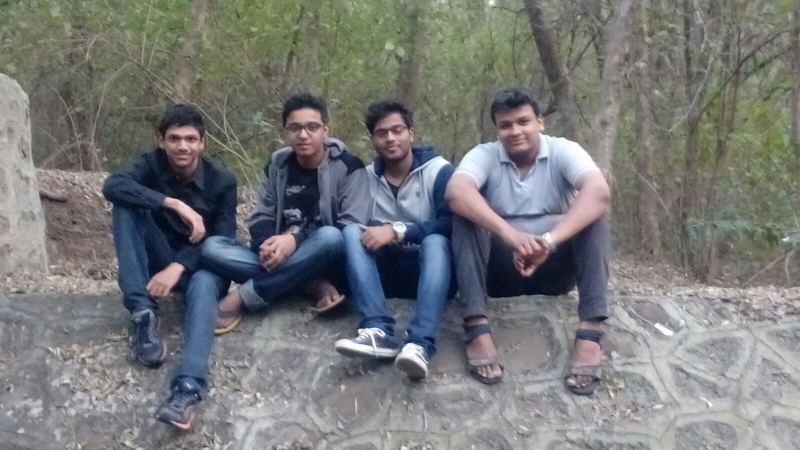
#> input picture Face-Detect/images/IMG-20151220-WA0008.jpg, 1600 x 900 px (shown at 1/2 size); its folder holds only this picture in this run
$ python detect_face.py
#> lines starting #> are read from the running program, lines starting #| are printed output that depends on the picture; after the words box and inside, x2 and y2 are one past the last pixel; in counts of white or black regions, pixels touching at a corner belong together
from random import randint
import cv2
import glob
import os

CASCADE = "Face_cascade.xml"
FACE_CASCADE = cv2.CascadeClassifier(CASCADE)


def detect_faces(image_path):
#> called with image_path = './images/IMG-20151220-WA0008.jpg'
    image = cv2.imread(image_path)
#> image is the input picture: shape (900, 1600, 3); mean B, G, R 120.1, 120, 118.5
    image_grey = cv2.cvtColor(image, cv2.COLOR_BGR2GRAY)
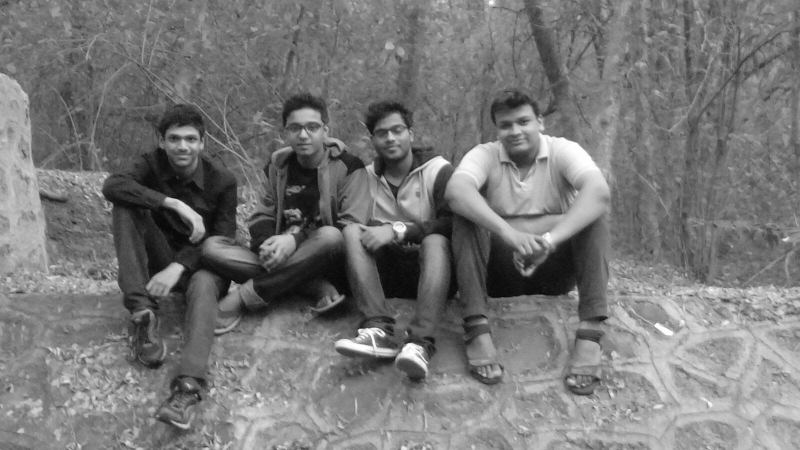
#> image_grey: shape (900, 1600) (shown at 1/2 size); min 2, max 255, mean 119.5

    faces = FACE_CASCADE.detectMultiScale(image_grey, scaleFactor=1.14, minNeighbors=5, minSize=(25, 25), flags=0)
#> faces = [[1064, 848, 44, 44], [906, 207, 65, 65], [560, 219, 96, 96], [736, 230, 90, 90], [321, 245, 89, 89], [983, 211, 95, 95]]

    for x, y, w, h in faces:
        sub_img = image[y - 10:y + h + 10, x - 10:x + w + 10]
        os.chdir("Extracted")
        cv2.imwrite(str(randint(0, 10000)) + ".jpg", sub_img)
        os.chdir("../")
        cv2.rectangle(image, (x, y), (x + w, y + h), (255, 255, 0), 2)

        cv2.namedWindow('image', cv2.WINDOW_NORMAL)
        cv2.resizeWindow('image', 600, 600)
        cv2.imshow('image',image)
#> this loop made 6 passes
#> pass 1, in detect_faces, `sub_img = image[y - 10:y + h + 10, x - 10:x + w + 10]`:
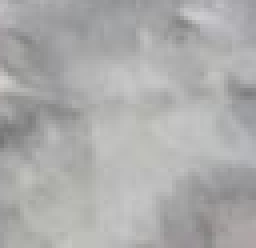
#> sub_img: shape (62, 64, 3) (shown 4 times larger); mean B, G, R 171.4, 171.8, 171.9
#> pass 2, in detect_faces, `sub_img = image[y - 10:y + h + 10, x - 10:x + w + 10]`:
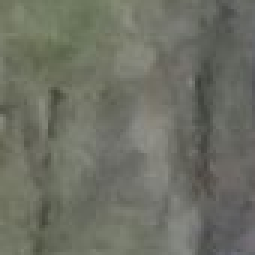
#> sub_img: shape (85, 85, 3) (shown 3 times larger); mean B, G, R 100.1, 111.4, 109.1
#> pass 2, in detect_faces, `cv2.imshow('image',image)`:
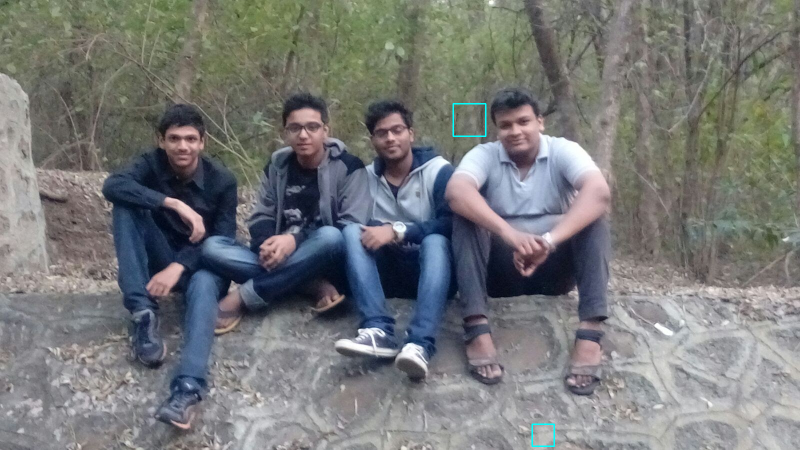
#> window 'image': shape (900, 1600, 3) (shown at 1/2 size); mean B, G, R 120.2, 120.1, 118.4
#> after the loop:
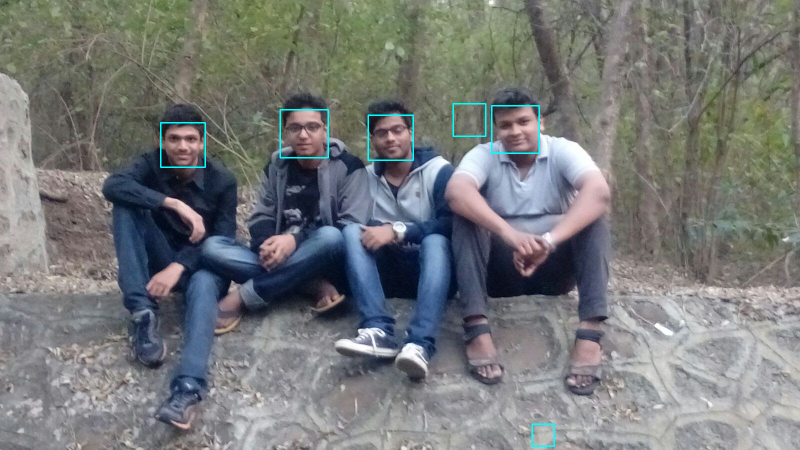
#> image: shape (900, 1600, 3) (shown at 1/2 size); 0.4% of pixels changed, all inside (x1, y1, x2, y2) = (320, 206, 1110, 894)
    if (cv2.waitKey(0) & 0xFF == ord('q')) or (cv2.waitKey(0) & 0xFF == ord('Q')):
#> (key q is pressed here)
        cv2.destroyAllWindows()


all_images = glob.glob("./images/*.jpg")

for image in all_images:
    detect_faces(image)

$ run again, on Face-Detect/images/IMG-20161010-WA0007.jpg
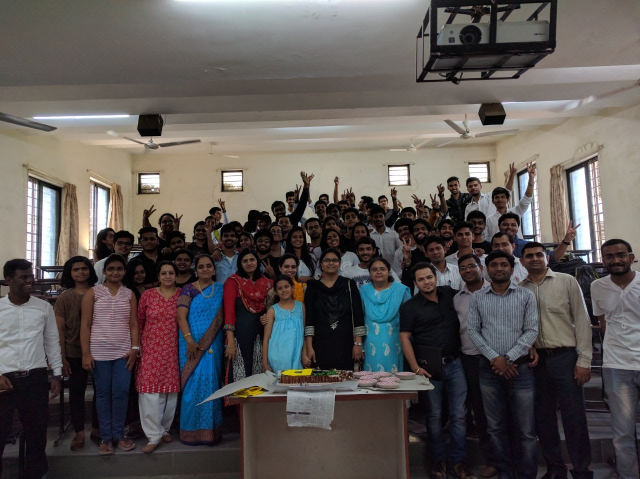
#> input picture Face-Detect/images/IMG-20161010-WA0007.jpg, 1280 x 957 px (shown at 1/2 size)
#> in detect_faces, image is the input picture: shape (957, 1280, 3); mean B, G, R 85.2, 87.1, 92.6
#> in detect_faces, `image_grey = cv2.cvtColor(image, cv2.COLOR_BGR2GRAY)`:
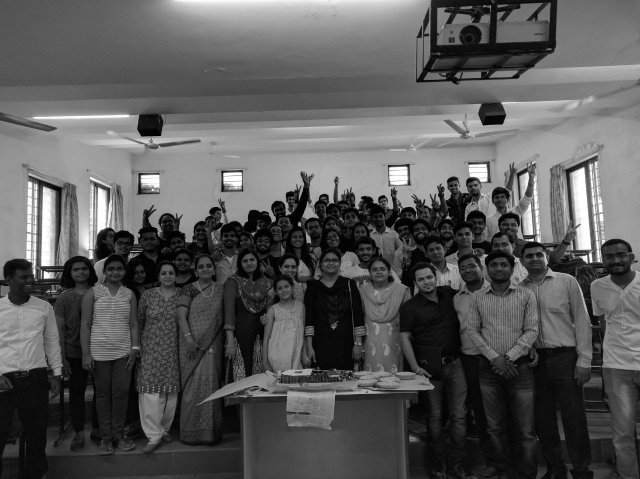
#> image_grey: shape (957, 1280) (shown at 1/2 size); min 0, max 255, mean 88.5
#> faces = 27 rows, first 6: [932, 360, 28, 28], [984, 382, 32, 32], [611, 442, 33, 33], [879, 444, 31, 31], [537, 450, 30, 30], [705, 451, 32, 32]
#> the loop in detect_faces, `for x, y, w, h in faces:` made 27 passes
#> after the loop in detect_faces, `for x, y, w, h in faces:`:
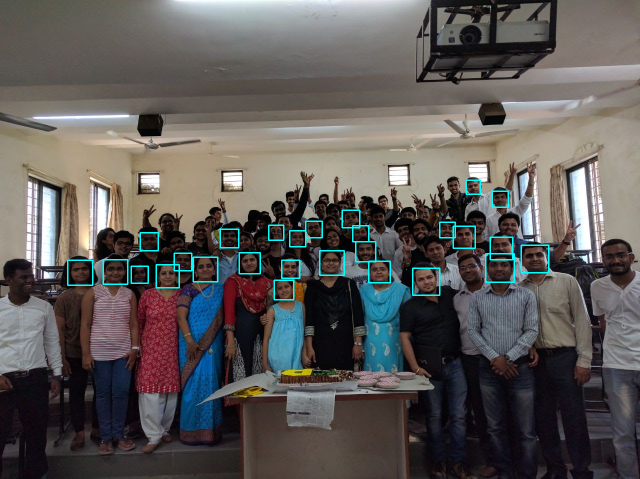
#> image: shape (957, 1280, 3) (shown at 1/2 size); 1.04% of pixels changed, all inside (x1, y1, x2, y2) = (134, 359, 1099, 601)

$ run again, on Face-Detect/images/IMG-20161010-WA0009.jpg
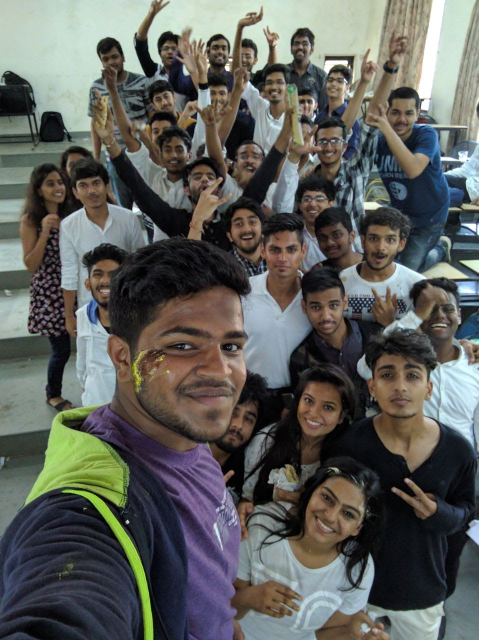
#> input picture Face-Detect/images/IMG-20161010-WA0009.jpg, 957 x 1280 px (shown at 1/2 size)
#> in detect_faces, image is the input picture: shape (1280, 957, 3); mean B, G, R 91.4, 95.8, 94.5
#> faces = 19 rows, first 6: [577, 68, 50, 50], [314, 78, 50, 50], [413, 76, 52, 52], [412, 168, 50, 50], [81, 343, 62, 62], [520, 144, 56, 56]
#> the loop in detect_faces, `for x, y, w, h in faces:` made 19 passes
#> pass 1, in detect_faces, `sub_img = image[y - 10:y + h + 10, x - 10:x + w + 10]`:
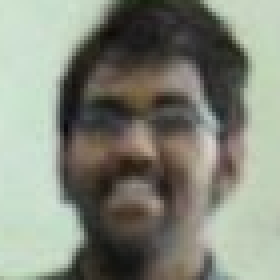
#> sub_img: shape (70, 70, 3) (shown 4 times larger); mean B, G, R 123.3, 135.8, 131.9
#> after the loop in detect_faces, `for x, y, w, h in faces:`:
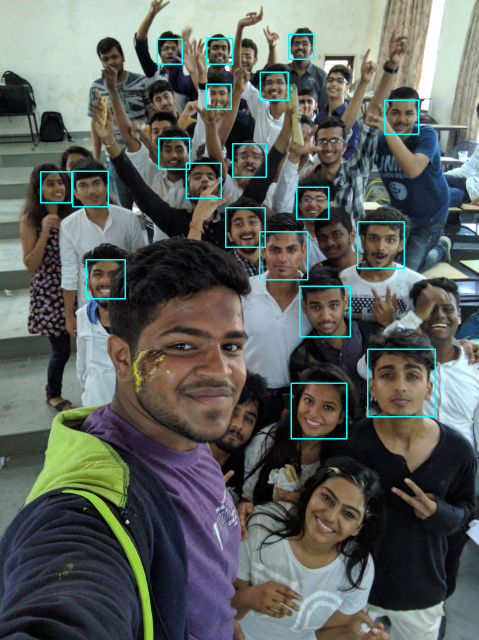
#> image: shape (1280, 957, 3) (shown at 1/2 size); 1.37% of pixels changed, all inside (x1, y1, x2, y2) = (80, 67, 872, 879)

$ run again, on Face-Detect/images/IMG-20151225-WA0015.jpg
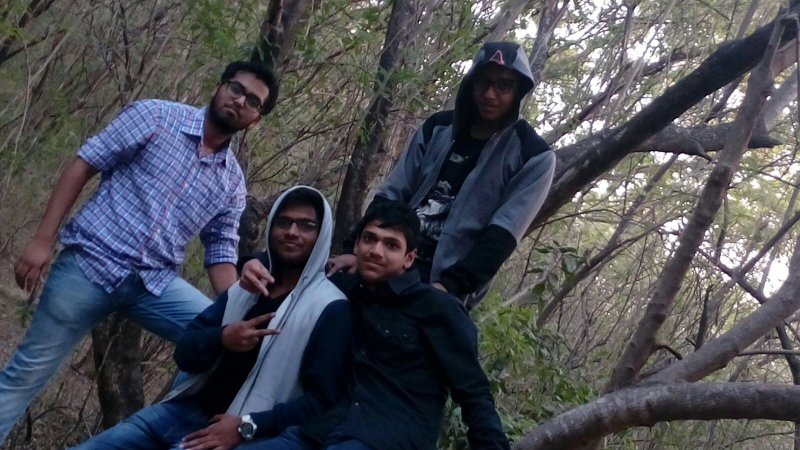
#> input picture Face-Detect/images/IMG-20151225-WA0015.jpg, 1600 x 900 px (shown at 1/2 size)
#> in detect_faces, image is the input picture: shape (900, 1600, 3); mean B, G, R 83.4, 76.9, 75.5
#> in detect_faces, `image_grey = cv2.cvtColor(image, cv2.COLOR_BGR2GRAY)`:
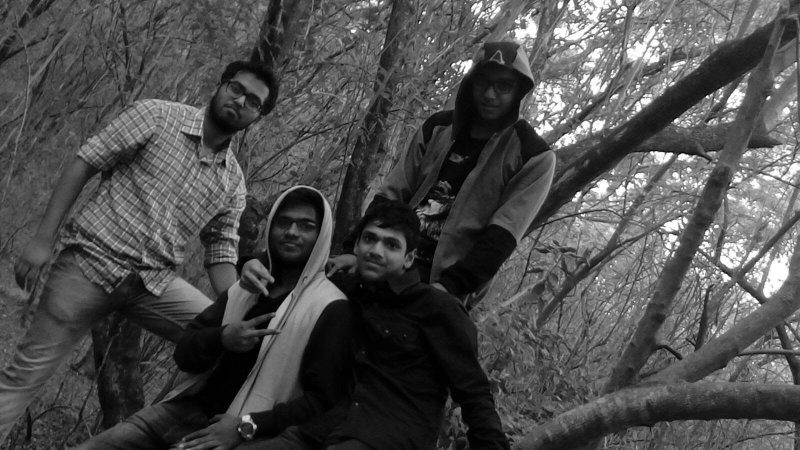
#> image_grey: shape (900, 1600) (shown at 1/2 size); min 0, max 255, mean 77.2
#> faces = [[529, 405, 115, 115], [932, 135, 105, 105], [694, 438, 124, 124]]
#> the loop in detect_faces, `for x, y, w, h in faces:` made 3 passes
#> after the loop in detect_faces, `for x, y, w, h in faces:`:
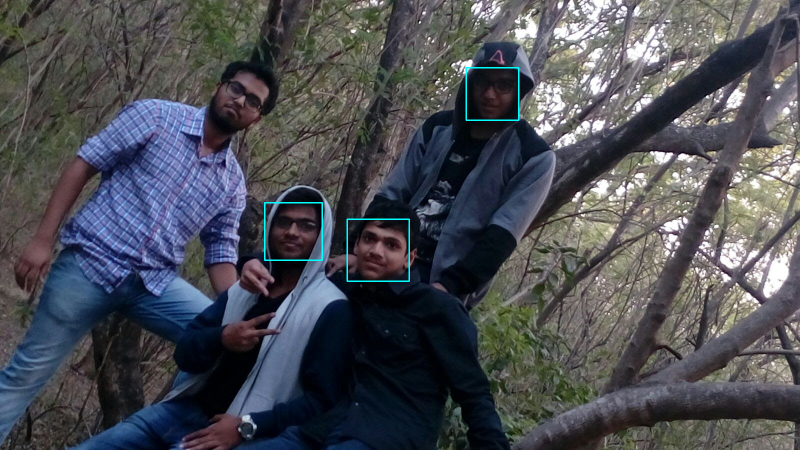
#> image: shape (900, 1600, 3) (shown at 1/2 size); 0.29% of pixels changed, all inside (x1, y1, x2, y2) = (528, 134, 1039, 564)
